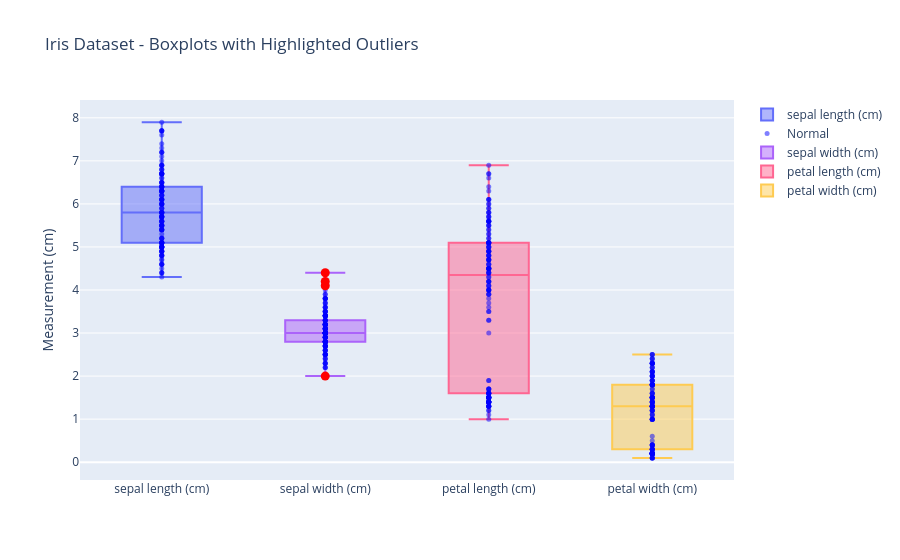

Source (notebook cell):
### Code cell
# 8. Check for outliers using Box - Plots

import plotly.graph_objects as go
import numpy as np

fig = go.Figure()

for col in iris_clust_df.columns:
    Q1 = iris_clust_df[col].quantile(0.25)
    Q3 = iris_clust_df[col].quantile(0.75)
    IQR = Q3 - Q1

    lower = Q1 - 1.5 * IQR
    upper = Q3 + 1.5 * IQR

    outliers = (iris_clust_df[col] < lower) | (iris_clust_df[col] > upper)

    # Boxplot without automatically displayed points
    fig.add_trace(go.Box(
        y=iris_clust_df[col],
        name=col,
        boxpoints=False
    ))

    # Normal observations
    fig.add_trace(go.Scatter(
        x=np.full((~outliers).sum(), col),
        y=iris_clust_df.loc[~outliers, col],
        mode="markers",
        marker=dict(color="blue", size=5, opacity=0.5),
        name="Normal",
        showlegend=(col == iris_clust_df.columns[0])
    ))

    # Outliers
    fig.add_trace(go.Scatter(
        x=np.full(outliers.sum(), col),
        y=iris_clust_df.loc[outliers, col],
        mode="markers",
        marker=dict(color="red", size=9),
        name="Outlier",
        showlegend=(col == iris_clust_df.columns[0])
    ))

fig.update_layout(
    title="Iris Dataset - Boxplots with Highlighted Outliers",
    yaxis_title="Measurement (cm)"
)

fig.show()

### Figure 1 — Plotly figure (JSON) as saved in the notebook; plotly's stock layout.template omitted (floating-point values rounded to 4 significant figures; data arrays with more than 128 entries replaced by an {"elided": "..."} marker saying what was removed)
{"data": [{"boxpoints": false, "name": "sepal length (cm)", "type": "box", "y": {"elided": "150 float values"}}, {"marker": {"color": "blue", "opacity": 0.5, "size": 5}, "mode": "markers", "name": "Normal", "showlegend": true, "type": "scatter", "x": {"elided": "150 str values"}, "y": {"elided": "150 float values"}}, {"marker": {"color": "red", "size": 9}, "mode": "markers", "name": "Outlier", "showlegend": true, "type": "scatter", "x": [], "y": []}, {"boxpoints": false, "name": "sepal width (cm)", "type": "box", "y": {"elided": "150 float values"}}, {"marker": {"color": "blue", "opacity": 0.5, "size": 5}, "mode": "markers", "name": "Normal", "showlegend": false, "type": "scatter", "x": {"elided": "146 str values"}, "y": {"elided": "146 float values"}}, {"marker": {"color": "red", "size": 9}, "mode": "markers", "name": "Outlier", "showlegend": false, "type": "scatter", "x": ["sepal width (cm)", "sepal width (cm)", "sepal width (cm)", "sepal width (cm)"], "y": [4.4, 4.1, 4.2, 2.0]}, {"boxpoints": false, "name": "petal length (cm)", "type": "box", "y": {"elided": "150 float values"}}, {"marker": {"color": "blue", "opacity": 0.5, "size": 5}, "mode": "markers", "name": "Normal", "showlegend": false, "type": "scatter", "x": {"elided": "150 str values"}, "y": {"elided": "150 float values"}}, {"marker": {"color": "red", "size": 9}, "mode": "markers", "name": "Outlier", "showlegend": false, "type": "scatter", "x": [], "y": []}, {"boxpoints": false, "name": "petal width (cm)", "type": "box", "y": {"elided": "150 float values"}}, {"marker": {"color": "blue", "opacity": 0.5, "size": 5}, "mode": "markers", "name": "Normal", "showlegend": false, "type": "scatter", "x": {"elided": "150 str values"}, "y": {"elided": "150 float values"}}, {"marker": {"color": "red", "size": 9}, "mode": "markers", "name": "Outlier", "showlegend": false, "type": "scatter", "x": [], "y": []}], "layout": {"title": {"text": "Iris Dataset - Boxplots with Highlighted Outliers"}, "yaxis": {"title": {"text": "Measurement (cm)"}}}}
